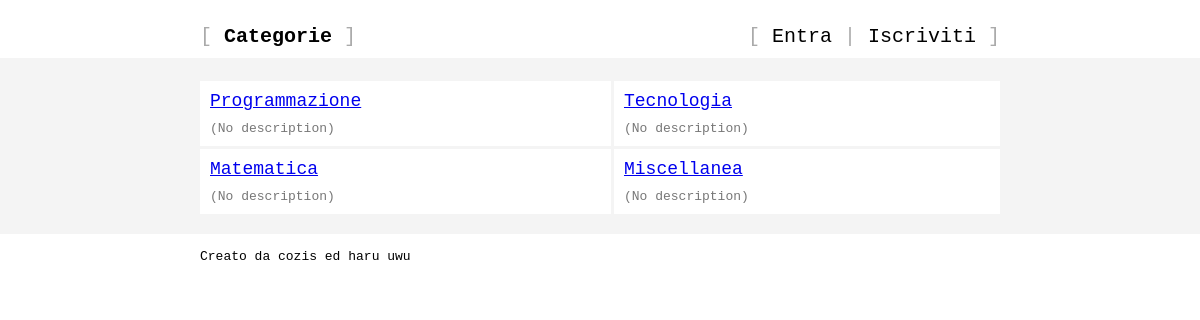
/boards, run on the app's committed database.
### tables this page shows
CREATE TABLE Board (
    name                        VARCHAR(4) PRIMARY KEY,
    full_name                   VARCHAR(32) UNIQUE,
    description                 VARCHAR(512)
);

### views.py (the view)
@views.route("/", methods=["GET"])
@views.route("/boards", methods=["GET"])
def boards() -> str:
    boards = dao.select_all_boards()
    return render_template("boards.html", boards=boards, user=current_user)

### common/dao.py (called while the page is built)
def select_all_boards() -> list[Board]:
    query = "SELECT name, full_name, description FROM Board"
    rows = db.query_database(query)
    return [] if not rows else [Board.from_dict(row) for row in rows]

### common/db.py (called while the page is built)
def dictionarify(cursor: sqlite3.Cursor, row: tuple[Any, ...]) -> DBRow:
    return dict((cursor.description[i][0], value) for i, value in enumerate(row))

def query_database(query: str, args: tuple[Any, ...] = ()) -> list[DBRow]:
    connection = sqlite3.connect(current_app.config.get("DB_PATH"))  # type: ignore
    connection.row_factory = dictionarify
    cursor = connection.cursor()
    cursor.execute(query, args)
    rows = cursor.fetchall()
    cursor.close()
    connection.close()
    return rows

### models.py (called while the page is built)
    @staticmethod
    def from_dict(d: dict[str, str]) -> Any:
        name = d.get("name")
        full_name = d.get("full_name")
        description = d.get("description")
        return Board(name, full_name, description)  # type: ignore

### templates/boards.html (shortened to what this page needs)
{% extends "base.html" %}
{% block lnav %}
    <a href="/boards"><b>Categorie</b></a>
{% endblock %}
{% block main %}
{% if boards|length > 1 %}
<table>
{% for batch in boards|batch(2) %}
    <tr>
{% for board in batch %}
        <td>
            <a href="/boards/{{board.name}}">{{board.full_name}}</a>
{% if board.description is none %}
            <p class="no-desc-text">(No description)</p>
{% else %}
            <p>{{board.description}}</p>
{% endif %}
        </td>
{% endfor %}
    </tr>
{% endfor %}
</table>
{% else %}
<center>
    Non c'è nessuna categoria!!
    <pre>(╯°□°）╯︵ ┻━┻</pre>
</center>
{% endif %}
{% endblock %}

### static/style.css (style rules this page uses)
:root { --page-width: 800px; }
body { margin: 0; font-family: monospace; }
header nav a { color: black; text-decoration: none; }

### data on the page
Board: full_name "Programmazione"
Board: full_name "Tecnologia"
Board: full_name "Matematica"
Board: full_name "Miscellanea"
